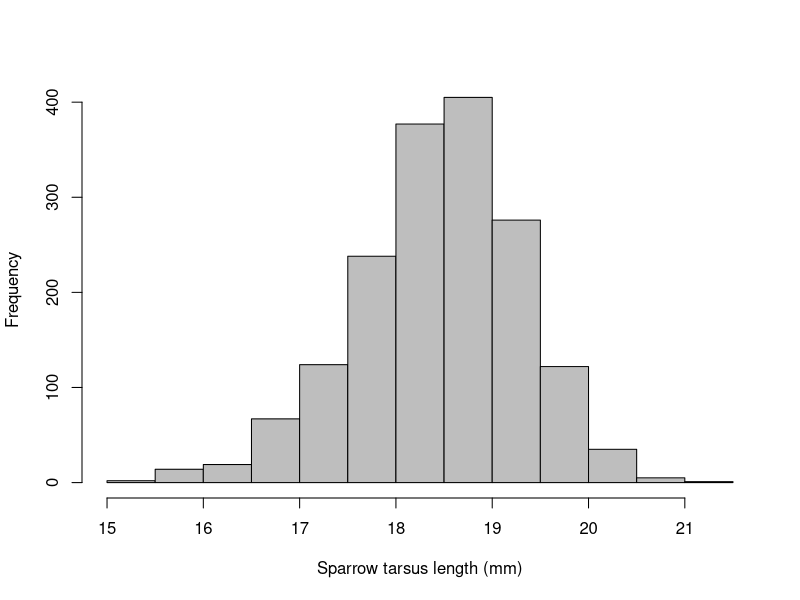
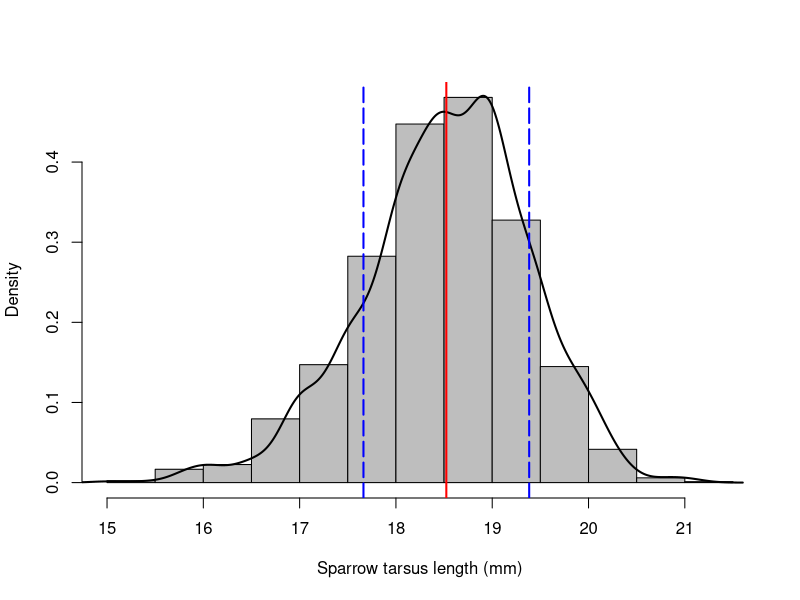
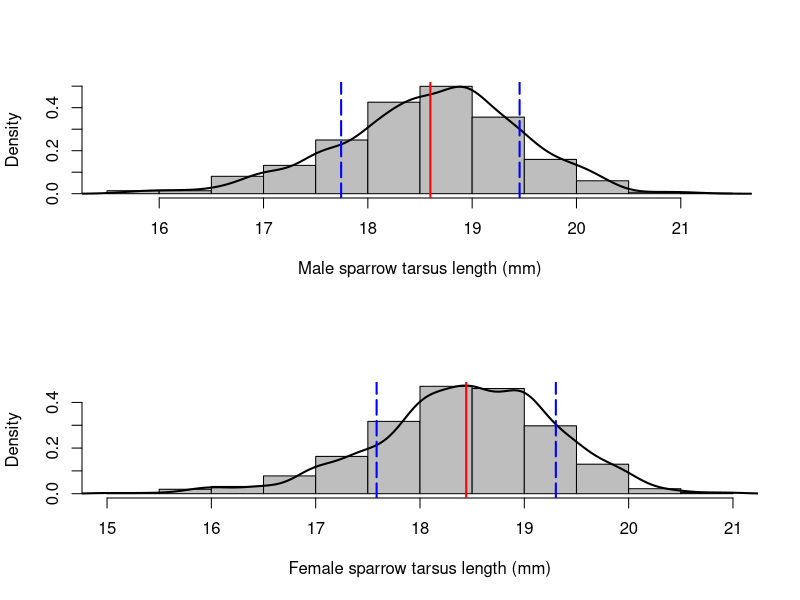
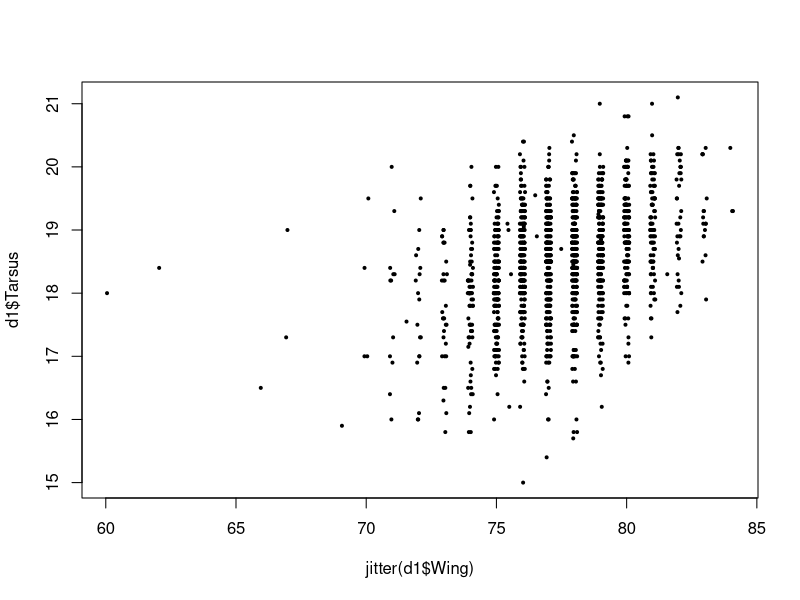
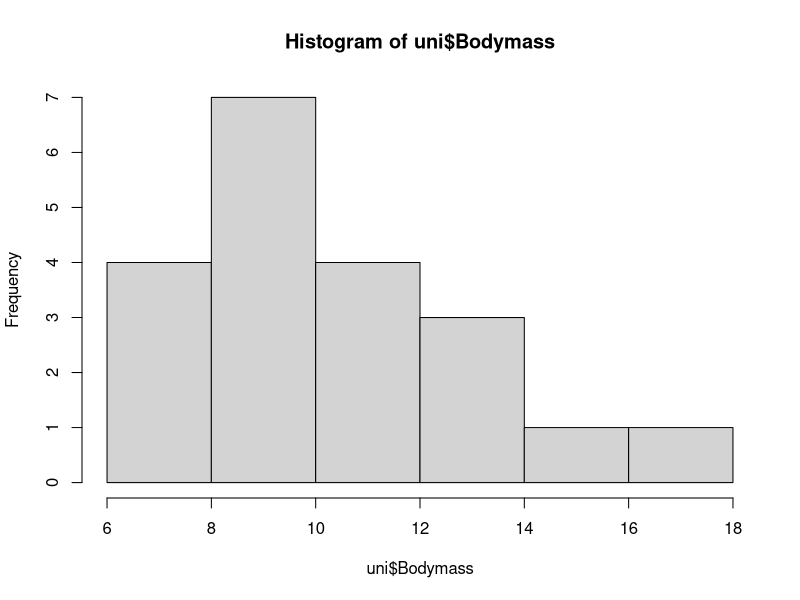
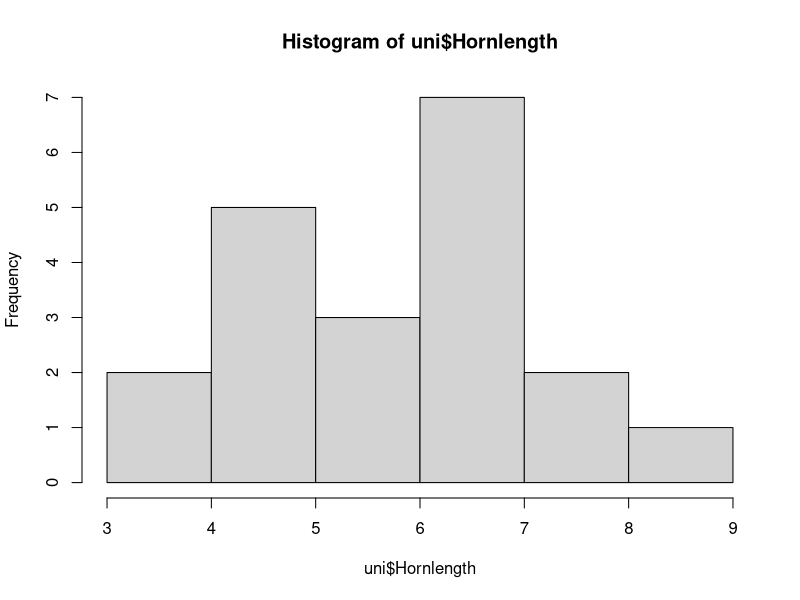
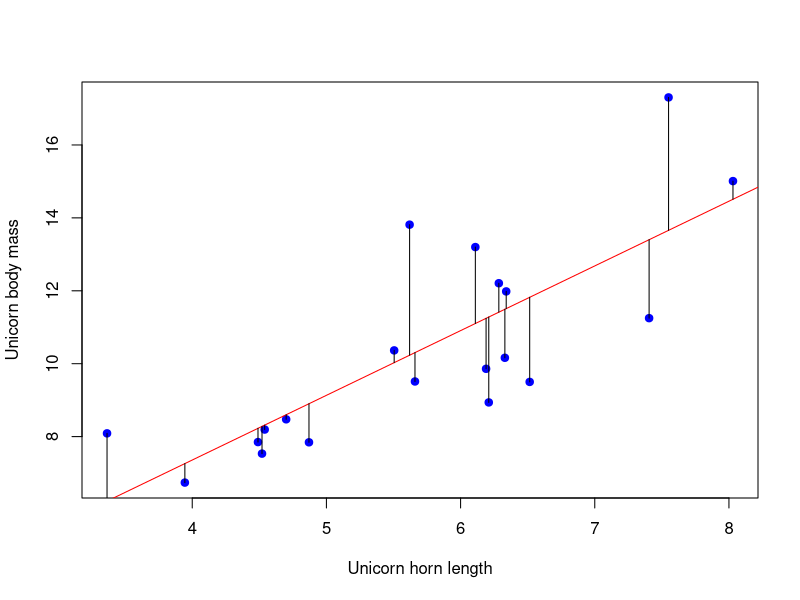
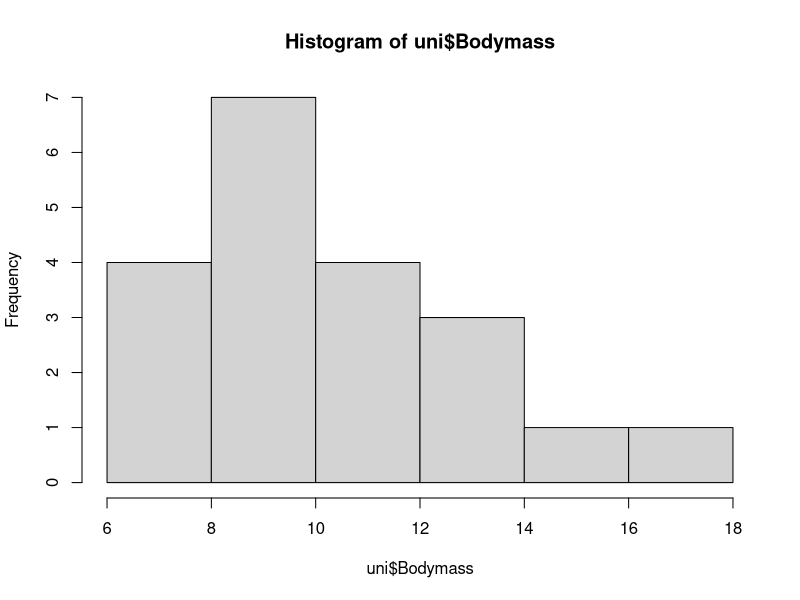

These figures' R source, in order: (Note: this script raises an error after producing the figures.)
## Recap of linear models

rm(list=ls())
# setwd("Documents/CMEECourseWork/GLM_week16/code")

d<-read.table("../data/SparrowSize.txt", header=TRUE)
str(d)
names(d)
head(d)

# Centrality and spread ----

# histograms depict frequencies
hist(d$Tarsus, main="", xlab="Sparrow tarsus length (mm)", col="grey")

mean(d$Tarsus, na.rm = TRUE)
var(d$Tarsus, na.rm = TRUE)
sd(d$Tarsus, na.rm = TRUE)  # area in which 68.2% of data points would fall if repeated - prediction

# densities - probability of data occuring - better!
hist(d$Tarsus, main="", xlab="Sparrow tarsus length (mm)", col="grey",
     prob=TRUE) # this argument tells R to plot density instead of frequency, you can see that on the y-axis
lines(density(d$Tarsus,na.rm=TRUE), # density plot
      lwd = 2)
abline(v = mean(d$Tarsus, na.rm = TRUE), col = "red",lwd = 2)
abline(v = mean(d$Tarsus, na.rm = TRUE) - sd(d$Tarsus, na.rm = TRUE), 
       col = "blue", lwd = 2, lty=5)
abline(v = mean(d$Tarsus, na.rm = TRUE) + sd(d$Tarsus, na.rm = TRUE),
       col = "blue",lwd = 2, lty=5)
# prob of observing mean in a sample ~0.5
# interestingly- 2 peaks - would expect smoothing out w large dataset - so what here?
# maybe slight sexual dimorphism in tarsus length where females have shorter tarsi than males
# test this hypothesis:
t.test(d$Tarsus~d$Sex)

par(mfrow=c(2,1))
hist(d$Tarsus[d$Sex==1], main="", xlab="Male sparrow tarsus length (mm)", col
     ="grey", prob=TRUE)
lines(density(d$Tarsus[d$Sex==1],na.rm=TRUE), lwd = 2)
abline(v = mean(d$Tarsus[d$Sex==1], na.rm = TRUE), col = "red",lwd = 2)
abline(v = mean(d$Tarsus[d$Sex==1], na.rm = TRUE) - 
           sd(d$Tarsus[d$Sex==1], na.rm = TRUE), col = "blue",lwd = 2, lty=5)
abline(v = mean(d$Tarsus[d$Sex==1], na.rm = TRUE) + 
           sd(d$Tarsus[d$Sex==1], na.rm = TRUE), col = "blue",lwd = 2, lty=5)
hist(d$Tarsus[d$Sex==0], main="", xlab="Female sparrow tarsus length (mm)", 
     col="grey", prob=TRUE)
lines(density(d$Tarsus[d$Sex==0],na.rm=TRUE), lwd = 2)
abline(v = mean(d$Tarsus[d$Sex==0], na.rm = TRUE), col = "red",lwd = 2)
abline(v = mean(d$Tarsus[d$Sex==0], na.rm = TRUE) - 
           sd(d$Tarsus[d$Sex==0], na.rm = TRUE), col = "blue",lwd = 2, lty=5)
abline(v = mean(d$Tarsus[d$Sex==0], na.rm = TRUE) + 
           sd(d$Tarsus[d$Sex==0], na.rm = TRUE), col = "blue",lwd = 2, lty=5)
dev.off()

# yes, there is a difference in tarsus length
# but 2 peaks still seen in female data, not male
# maybe, when not fully molter males can be mistaken for females - juveniles both sexes look alike
# but odd that only females not males
# or maybe a measurement tool that was used on more females was off....


# Variance
# square of the sum of the residuals divided by sample size - 1
# or: square of st dev

var(d$Tarsus,na.rm=TRUE)
sd(d$Tarsus,na.rm=TRUE)
sd(d$Tarsus,na.rm=TRUE)^2
sqrt(var(d$Tarsus,na.rm=TRUE))

# variances are additive - can partition them
# some variance rules:
# 1.
# sum of 2 indep variables, take variance from this == sum of the 2 variances for the variables separately
d1<-subset(d, d$Tarsus!="NA")
d1<-subset(d1, d1$Wing!="NA")

sumz<-var(d1$Tarsus)+var(d1$Wing)
test<-var(d1$Tarsus+d1$Wing)
sumz
test
# sumz != test here - variables must be INDEPENDENT for the rule to work
# look at wing length and tarsus
plot(jitter(d1$Wing),d1$Tarsus, pch=19, cex=0.4)
# don't look v independent - longer tarsus, longer wing

# if the variables are NOT independent - take into account covariance:

# UPDATE RULE:
# If you sum up two variables, then the variance of that summed-up variable 
# is the sum of the two variances and twice their covariance

cov(d1$Tarsus,d1$Wing)
sumz<-var(d1$Tarsus)+var(d1$Wing)+2*cov(d1$Tarsus,d1$Wing)
test<-var(d1$Tarsus+d1$Wing)
sumz
test
# now sumz == test

# this rule still true even if variables are independent (cov == 0)


# 2.
# When you multiply a variable with a constant its variance equals the variance 
# multiplied with the same constant, but squared:
# var(tarsus*10) = 10^2 * var(tarsus)

var(d1$Tarsus*10)
var(d1$Tarsus)*10^2


## Linear models ----

# unicorn dataset
# test hypothesis that heavier unicorns have longer horns

# data
uni<-read.table("../data/RUnicorns.txt", header=T)
str(uni)
head(uni)

# descriptive stats
mean(uni$Bodymass)
sd(uni$Bodymass)
var(uni$Bodymass)
hist(uni$Bodymass)

mean(uni$Hornlength)
sd(uni$Hornlength)
var(uni$Hornlength)
hist(uni$Hornlength)

# plot model
plot(uni$Bodymass ~ uni$Hornlength, pch=19, 
     xlab="Unicorn horn length", ylab="Unicorn body mass", col="blue")
mod <- lm(uni$Bodymass ~ uni$Hornlength)
abline(mod, col="red")
res <- signif(residuals(mod), 5)
pre <- predict(mod)
segments(x0 = uni$Hornlength, y0 = uni$Bodymass, 
         x1 = uni$Hornlength, y1 = pre, 
         col="black")
# ?segments

# maybe residuals bigger w large horns...check later

# seems to support hypothesis...
# but what if long-horned unicorns larger -> therefore heavier
# or pregnant and long-horned unicorns more likely pregnant
# or long-horned unicorns more glitzier and the glitz is heavy?!
# or horns seasonal
# or etc etc etc

# stats can never solve causality but can try to determine which variable explains most variation

# 1. Outliers?
# 2. Homogeneity of variances?
# 3. Normal distributed?
# 4. Zero-inflation?
# 5. Collinearity among covariates?
# 6. Plot data
# 7. Which covariates, fixed factors, and interactions?
# 8. Maximal model
# 9. Model selection
# 10. Make a decision
# 11. Model validation
# 12. Interpretation

hist(uni$Bodymass)
hist(uni$Hornlength)
hist(uni$Height)
# overall okish - not v normal but fine
# no zero-inflation
# collinearity:
cor.test(uni$Hornlength, uni$Height)
# seem to be independent
boxplot(uni$Bodymass ~ uni$Gender)
# females heavier, but also larger variance - pregnancy?...
par(mfrow=c(2,1))
boxplot(uni$Bodymass ~ uni$Pregnant)
plot(uni$Hornlength[uni$Pregnant==0], uni$Bodymass[uni$Pregnant==0], pch=19, 
     xlab="Horn length", ylab="Body mass", xlim=c(2,10), ylim=c(6,19))
points(uni$Hornlength[uni$Pregnant==1], uni$Bodymass[uni$Pregnant==1], pch=19,
       col="red")
# clearly things to account for to better understand bodymass variation...
par(mfrow=c(1,1))
boxplot(uni$Bodymass~uni$Pregnant)

plot(uni$Hornlength[uni$Gender=="Female"], uni$Bodymass[uni$Gender=="Female"],
     pch=19, xlab="Horn length", ylab="Body mass", xlim=c(2,10), ylim=c(6,19))
points(uni$Hornlength[uni$Gender=="Male"], uni$Bodymass[uni$Gender=="Male"],
       pch=19, col="red")
points(uni$Hornlength[uni$Gender=="Undecided"], uni$Bodymass[uni$Gender=="Undecided"],
       pch=19, col="green")
# looks like there is a sex effect in body mass and horn length
# males heavier and longer horns than females and undecided unicorns

boxplot(uni$Bodymass~uni$Glizz)
plot(uni$Hornlength[uni$Glizz==0], uni$Bodymass[uni$Glizz==0], pch=19, 
     xlab="Horn length", ylab="Body mass", xlim=c(2,10), ylim=c(6,19))
points(uni$Hornlength[uni$Glizz==1],uni$Bodymass[uni$Glizz==1], 
       pch=19, col="red")
# unicorns w glitz are heavier and have longer horns than those w/o

# SO: - in the model we want gender, pregnancy and glitz 
# - height is difficult - we'll run it but don't think important so can throw it out
# full model:
FullModel <- lm(uni$Bodymass ~ uni$Hornlength + uni$Gender + uni$Pregnant + uni$Glizz)
summary(FullModel)

# seems like pregnancy and glitz are important predictors for body mass
# not horn length and gender?!
# only female unicorns can get pregnant - means that pregnancy factor not useful 
# for any other unicorns - and only 2 unicorns are pregnant - 
# try model with those values excluded:

u1 <- subset(uni, uni$Pregnant==0)
FullModel <- lm(u1$Bodymass ~ u1$Hornlength + u1$Gender + u1$Glizz)
summary(FullModel)

# according to this model - don't need gender to explain body mass

ReducedModel <- lm(u1$Bodymass ~ u1$Hornlength + u1$Glizz)
summary(ReducedModel)

plot(u1$Hornlength[u1$Glizz==0], u1$Bodymass[u1$Glizz==0], 
     pch=19, xlab="Horn length", ylab="Body mass", xlim=c(2,10), ylim=c(6,19))
points(u1$Hornlength[u1$Glizz==1], u1$Bodymass[u1$Glizz==1], pch=19, col="red")
abline(ReducedModel)
# get warning here - abline only plotted for first 2 of 3 regression coefs
# only plotted for horn length - but that est already takes glitz into account
# important!! - usually only plots first variable of multiple vars in model

# maybe would be better plotting w/o glitz:
ModForPlot <- lm(u1$Bodymass ~ u1$Hornlength)
summary(ModForPlot)
plot(u1$Hornlength[u1$Glizz==0], u1$Bodymass[u1$Glizz==0],
     pch=19, xlab="Horn length", ylab="Body mass", xlim=c(2,10), ylim=c(6,19))
points(u1$Hornlength[u1$Glizz==1], u1$Bodymass[u1$Glizz==1], pch=19, col="red")
abline(ModForPlot)
# does look better - but does not reflect the biological effects
# looking at summary stats - can see diff in param ests eg horn length 0.4 higher for plotting model

# INTERPRETATION:
# some variation in body mass explained by pregnancy 
# excluded this because we're not interested in unicorn repro now
# some variation in body mass explained by decorative glitz - quite a lot
# (ModForPlot) ~46% variation explained by horn length
# (ReducedMod) ~61% explained by horn length and glitz
# so glitz does explain a good chunk of the variation
# because of additive variation rule: 61 - 46 = 15% variation in body 
# mass explained by glitz ONLY: IF hornlength and glitz INDEPENDENT, 
# check this:
boxplot(u1$Hornlength ~ u1$Glizz)
t.test(u1$Hornlength ~ u1$Glizz)
# seems that unicorns w longer horns more likely to have glitz
# variances do differ between the groups - not the cleanest relationship
# but is stat sig

# so these variables are NOT independent
# cannot use simple additive rule 

# but we can say unicorns w longer horns are heavier
# and unicorns w glitz are heavier
# also some collinearity between horn length and glitz (unicorns w longer horns have more glitz)


# check model for violations of assumptions: ----
# already know horn length and glitz not independent - but we ~can interpret and are cautious about exact nums
plot(ReducedModel)
# 14 quite the odd one out, so are 6 and 12 - have a look:
View(u1)
# doesn't seem to be anything unusual w Betty Striker Boot Rogue, Ian the Daggar, and Ambrose Buoy Christopher
# so don't exclude them - assume due to natural variation

# have a smallish sample size so will be some variability
# should be cautious w inferences
# not use exact nums for prediction

# report:
# sample size and thus statistical power is a bit on the low side,
# and thus the estimates should be considered with caution, although, 
# on the whole, they are ok
# still can interpret these results as good enough to conclude that both
# glizz and horn length are positively associated with body mass
# and report association between horn length and glitz
# provide plot with glitz as coloured dots and the regression line from the reduced model (not the more beuatiful plotting one!)

plot(u1$Hornlength[u1$Glizz==0],u1$Bodymass[u1$Glizz==0], pch=19, 
     xlab="Horn length", ylab="Body mass", xlim=c(3,8), ylim=c(6,15))
points(u1$Hornlength[u1$Glizz==1],u1$Bodymass[u1$Glizz==1], pch=19, col="red")
abline(ReducedModel)

# would have legend
# and where regression line comes from - from model we'd present in table

# in discussion outline that glitz introduces quite a bit of variation - 
# probably representing this as presence/absence not great - might be a continuous trait
# might be useful to estimate mass of glitz/measure it in another ocntinuous way
# etc


## Interpretation of interactions ----
# 2-level fixed factor and a continuous variable

rm(list=ls())
dat<-read.table("../data/data.txt", header=TRUE)

# fictional data - spp richness of arthropods in grasslands
# some grasslands v high diversity, some v low
# half sampled grasslands farmed w conventional measures, other half "organic"
# question: determine effect of fertilizer on spp richness
# hypothesis: increasing amounts of fertilizer lead to lower spp diversity 
# varying amounts of fertilizer have been applied to both types of grasslands

head(dat)
str(dat)

# know organic grassland likely has more spp - add as fixed factor to model

# also, assume amount of fertilizer affects conventional grassland vs organic differently
# specifically, we expect that fertilizers might affect organic grassland less 
# (at least in the first year, which is what is measured here) than 
# conventional ones. *I just made this up* 
# therefore, add an interaction to the model

fullmodel <- lm(species_richness ~ fertilizer * method, data=dat)
summary(fullmodel)

# interaction v stat sig
# what does it mean?

## SEE day1_HO1 in course_material - (p21) - (rather than typing it all out again)

# method recoded as 0/1 - think about equation - plug in ests

plot(dat$species_richness[dat$method=="conventional"] ~ dat$fertilizer[dat$method=="conventional"],
     pch=16, xlim=c(0,50),ylim=c(0,70), col="grey", 
     ylab="Species richness", xlab="Fertilizer(units)")
points(dat$fertilizer[dat$method=="organic"], dat$species_richness[dat$method=="organic"], 
       pch=16, col="black")

# interactions are tricky!! - DO LOOK at interpretation in HO1
# easier if write out equation and try plugging in!
# and keep error size in mind
plot(fullmodel) # check plots - fine


## Interpretation of interactions - 3-level fixed factor w continuous variable

rm(list=ls())
d<-read.table("../data/Three-way-Unicorn.txt", header=TRUE)
str(d)
# want to explore whether relationship between horn length and 
# body mass is different between genders

# hypothesis: only unicorns that are fat can grow long horns
# (horn length now response and body mass explanatory)
# and know there are some sex-specific effects - add as a 3-level factor

mean(d$Bodymass)
sd(d$Bodymass)
var(d$Bodymass)
par(mfrow=c(1,2))
hist(d$Bodymass, main="")

mean(d$HornLength)
sd(d$HornLength)
var(d$HornLength)
hist(d$HornLength, main="")

par(mfrow=c(1,1))
plot(d$HornLength[d$Gender=="male"] ~ d$Bodymass[d$Gender=="male"], 
     xlim=c(70,100),ylim=c(0,18), pch=19,
     xlab="Bodymass (kg)", ylab="Hornlength (cm)")
points(d$Bodymass[d$Gender=="female"], d$HornLength[d$Gender=="female"], 
       col="red", pch=19)
points(d$Bodymass[d$Gender=="not_sure"], d$HornLength[d$Gender=="not_sure"], 
       col="green", pch=19)

# looks like might have diff means
# and a diff slope in males than in females&undecided

mod <- lm(HornLength ~ Gender * Bodymass, data=d)
summary(mod)

# interaction between male and body mass sig -> slope for this vs females is stat sig diff from 0
# ie the slopes are different from each other

# females:
# horn length =  -42.31 + 0.63*Bodymass
# since body mass ranges between 70-100 - makes sense
# clearly female slope is positive - expected
# increase of 1kg - horn length increases by 0.63cm

# males: 
# horn length = -42.31 + 114.50 + 0.63*Bodymass - 1.32*Bodymass
#             = 72.19 + (0.63 - 1.32)*Bodymass
#             = 72.19 - 0.69*Bodymass
# so negative slope - also expected 
# the SE of interaction (0.12) and even twice this (0.24) is much smaller than 
# the slope - so clearly slope is stat sig diff from 0 - and negative
# increase of 1kg - horn length decreases by 0.69cm

# IMPORTANT RULE
# do not interpret a main effect in the presence of an interaction!!!
# but use this rule sensibly
# eg here, for females we did interpret the main effect (bodymass) - use brain!

# undecided unicorns:
# horn length = -42.31 + 12.81 + 0.63*Bodymass - 0.18*Bodymass
#             = -29.5 + 0.45*Bodymass
# makes sense too - positive slope - not stat sig diff from the female slope
# (reason for this: if take diff of both slopes (0.63-0.45=0.18) this less than twice SE (0.2))
# but this slope is stat sig diff from 0 (0.45 much bigger than twice SE 0.2)
